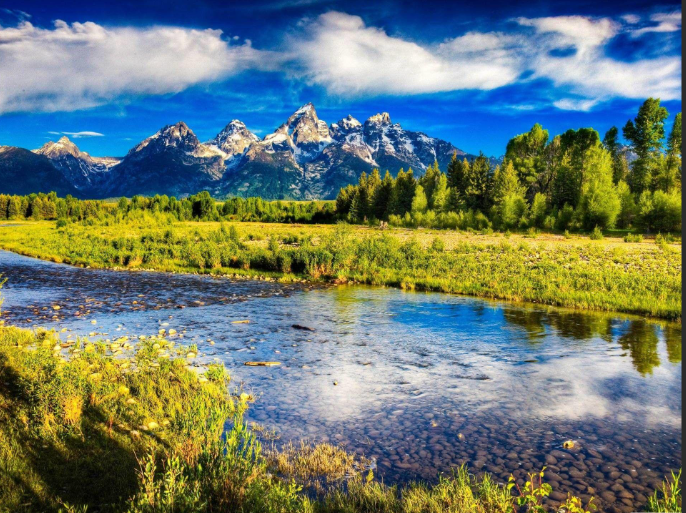
#> input picture image_nature.png, 686 x 513 px
$ python orb_keypoint_detection.py
#> lines starting #> are read from the running program, lines starting #| are printed output that depends on the picture
#> the answer given: image_nature.png
import cv2
import os
def rotated_image(image,angle):
#> called with image = 'image_nature.png', angle = 45
    if os.path.exists(image) == False:
            raise FileNotFoundError("Image file not found.")
    if os.path.splitext(image)[1].lower() not in ('.png','.jpg','.jpeg','.bmp'):
            raise ValueError("Unsupported image format.")
    img=cv2.imread(image)
#> img is the input picture: shape (513, 686, 3); mean B, G, R 111.8, 123, 107.4
    (h,w)=img.shape[:2]
#> h = 513; w = 686
    center=(w//2,h//2)
#> center = (343, 256)
    M=cv2.getRotationMatrix2D(center,angle,1.0)
    rotated=cv2.warpAffine(img,M,(w,h))
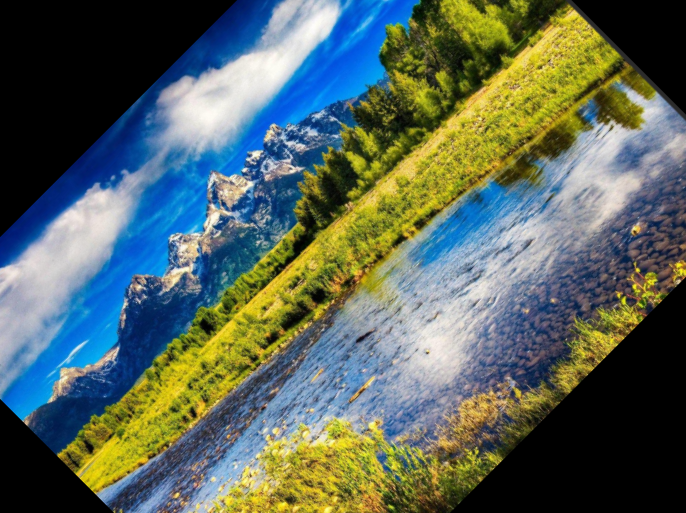
#> rotated: shape (513, 686, 3); mean B, G, R 93, 102.7, 89.2
    return rotated
class keypoint_detection():
    def __init__(self,image_path1,image2):

#> called with image_path1 = 'image_nature.png'
        if os.path.exists(image_path1) == False:
            raise FileNotFoundError("Image file not found.")
        if os.path.splitext(image_path1)[1].lower() not in ('.png','.jpg','.jpeg','.bmp'):
            raise ValueError("Unsupported image format.")
        self.img2=image2
        self.img1=cv2.imread(image_path1,cv2.IMREAD_GRAYSCALE)
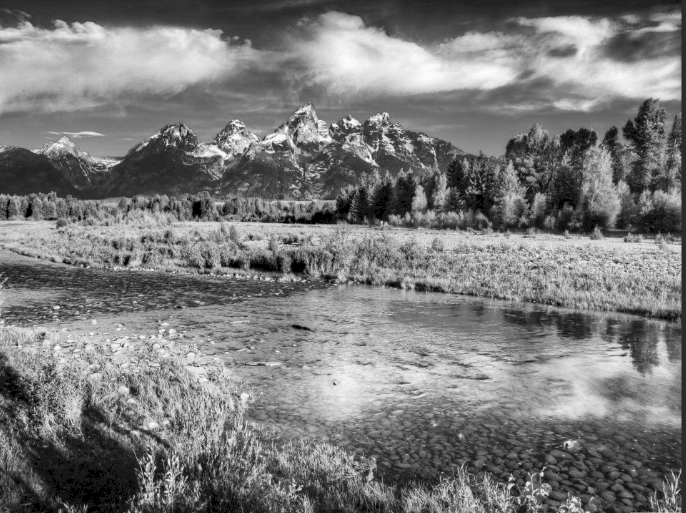
#> self.img1: shape (513, 686); min 0, max 254, mean 122.5
    def detection(self):
        orb=cv2.ORB_create(nfeatures=480,nlevels=9,scaleFactor=1.3,edgeThreshold=31)
        kp1,desc1=orb.detectAndCompute(self.img1,None)
#> kp1 = 467 keypoints; strongest (x, y, size): (542, 474, 31), (510, 479, 31), (347, 124, 31), (348, 119, 31)
        kp2,desc2=orb.detectAndCompute(self.img2,None)
#> kp2 = 466 keypoints; strongest (x, y, size): (249, 155, 31), (251, 183, 40.3), (638, 269, 31), (243, 170, 31)
        bf=cv2.BFMatcher(cv2.NORM_HAMMING, crossCheck=True)
        matches=bf.match(desc1,desc2)
#> matches = 254 matches
        matches=sorted(matches,key=lambda x:x.distance)
        good_matches=[]
        for m in matches:
            if m.distance<50:
                good_matches.append(m)
#> after the loop, good_matches = 205 matches
        img_matched=cv2.drawMatches(self.img1,kp1,self.img2,kp2,good_matches,None,flags=cv2.DrawMatchesFlags_NOT_DRAW_SINGLE_POINTS)
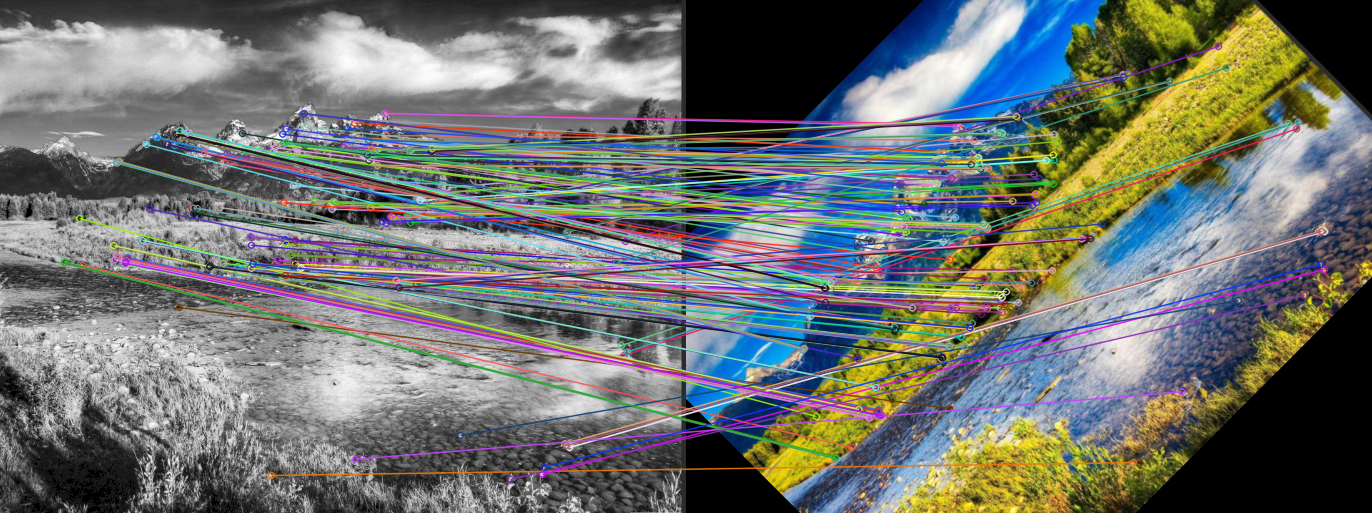
#> img_matched: shape (513, 1372, 3); mean B, G, R 110.4, 114.2, 110.5
        cv2.imshow("ORB Keypoint Matches",img_matched)
        cv2.waitKey(0)
        cv2.destroyAllWindows()


def main():
    image1=input("Enter the path for the first image: ")
    image2=rotated_image(image1,45)
    detector=keypoint_detection(image1,image2)
    detector.detection()
main()
